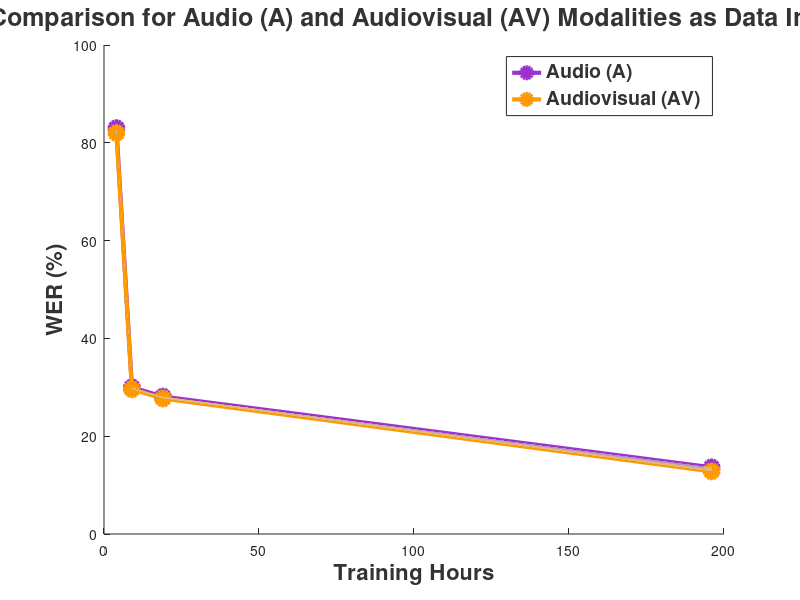

MATLAB code for this plot: (Note: this script raises an error after producing the figure.)
% Datos de WER para las modalidades Audio (A) y Audiovisual (AV)
hours_4 = [83, 82];  % WER con ~4 horas de entrenamiento
hours_9 = [30, 29.6];  % WER con ~9 horas de entrenamiento
hours_19 = [28.1, 27.7];  % WER con ~19 horas de entrenamiento
hours_196 = [13.64, 12.8];  % WER con ~196 horas de entrenamiento

% Crear la figura y ajustarla a un formato apaisado
figure;
set(gcf, 'Position', [100, 100, 1300, 400]);  % Tamaño apaisado (ancho, alto)
hold on;

% Graficar las líneas para cada modalidad con colores morado y marrón
h1 = plot([4, 9, 19, 196], [hours_4(1), hours_9(1), hours_19(1), hours_196(1)], '-o', 'LineWidth', 3, 'MarkerSize', 10, 'MarkerFaceColor', [0.6, 0.2, 0.8], 'DisplayName', 'Audio (A)', 'Color', [0.6, 0.2, 0.8]);  % Morado
h2 = plot([4, 9, 19, 196], [hours_4(2), hours_9(2), hours_19(2), hours_196(2)], '-o', 'LineWidth', 3, 'MarkerSize', 10, 'MarkerFaceColor', [1, 0.6, 0], 'DisplayName', 'Audiovisual (AV)', 'Color', [1, 0.6, 0]);  % Marrón

% Sombrar el área entre las dos curvas
fill([4, 9, 19, 196, 196, 19, 9, 4], ...
     [hours_4(1), hours_9(1), hours_19(1), hours_196(1), hours_196(2), hours_19(2), hours_9(2), hours_4(2)], ...
     [0.8, 0.8, 0.8], 'EdgeColor', 'none', 'FaceAlpha', 0.6);  % Color suave para el área sombreada

% Configurar detalles de la gráfica
xlabel('Training Hours', 'FontSize', 16, 'FontWeight', 'bold', 'Color', [0.2, 0.2, 0.2]);
ylabel('WER (%)', 'FontSize', 16, 'FontWeight', 'bold', 'Color', [0.2, 0.2, 0.2]);
title('WER Comparison for Audio (A) and Audiovisual (AV) Modalities as Data Increases', 'FontSize', 18, 'FontWeight', 'bold', 'Color', [0.2, 0.2, 0.2]);
lgd = legend([h1, h2], {'Audio (A)', 'Audiovisual (AV)'}, 'Location', 'northeast', 'FontSize', 14, 'FontWeight', 'bold', 'TextColor', [0.2, 0.2, 0.2]);
lgd.Position = [0.725, 0.76, 0.14, 0.1];  % Ajusta la posición de la leyenda

% Mejorar la presentación
set(gca, 'FontSize', 14, 'FontName', 'Arial', 'GridColor', [0.8, 0.8, 0.8], 'GridAlpha', 0.5);
set(gca, 'Box', 'on', 'LineWidth', 1.5);
grid on;
axis tight;
hold off;

% Guardar la gráfica como un archivo PNG
saveas(gcf, 'WER_hours.png');
